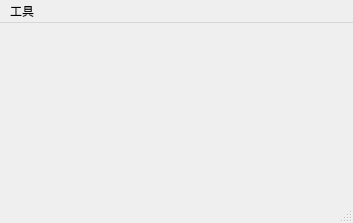
<?xml version="1.0" encoding="UTF-8"?>
<ui version="4.0">
 <class>MainWindow</class>
 <widget class="QMainWindow" name="MainWindow">
  <property name="geometry">
   <rect>
    <x>0</x>
    <y>0</y>
    <width>353</width>
    <height>223</height>
   </rect>
  </property>
  <property name="windowTitle">
   <string>Waifu2x-GUI</string>
  </property>
  <widget class="QWidget" name="centralwidget">
   <layout class="QGridLayout" name="gridLayout_4">
    <item row="0" column="0">
     <layout class="QGridLayout" name="gridLayout_3">
      <item row="0" column="0">
       <widget class="QStackedWidget" name="stackedWidget">
        <property name="minimumSize">
         <size>
          <width>0</width>
          <height>0</height>
         </size>
        </property>
        <property name="currentIndex">
         <number>-1</number>
        </property>
       </widget>
      </item>
     </layout>
    </item>
   </layout>
  </widget>
  <widget class="QMenuBar" name="menubar">
   <property name="geometry">
    <rect>
     <x>0</x>
     <y>0</y>
     <width>353</width>
     <height>22</height>
    </rect>
   </property>
   <widget class="QMenu" name="menuabout">
    <property name="title">
     <string>工具</string>
    </property>
    <addaction name="actionabout"/>
   </widget>
   <addaction name="menuabout"/>
  </widget>
  <widget class="QStatusBar" name="statusbar"/>
  <action name="actionsetting">
   <property name="text">
    <string>setting</string>
   </property>
  </action>
  <action name="actionabout">
   <property name="text">
    <string>about</string>
   </property>
  </action>
  <action name="actionimg_convert">
   <property name="text">
    <string>img convert</string>
   </property>
  </action>
 </widget>
 <resources/>
 <connections/>
</ui>
